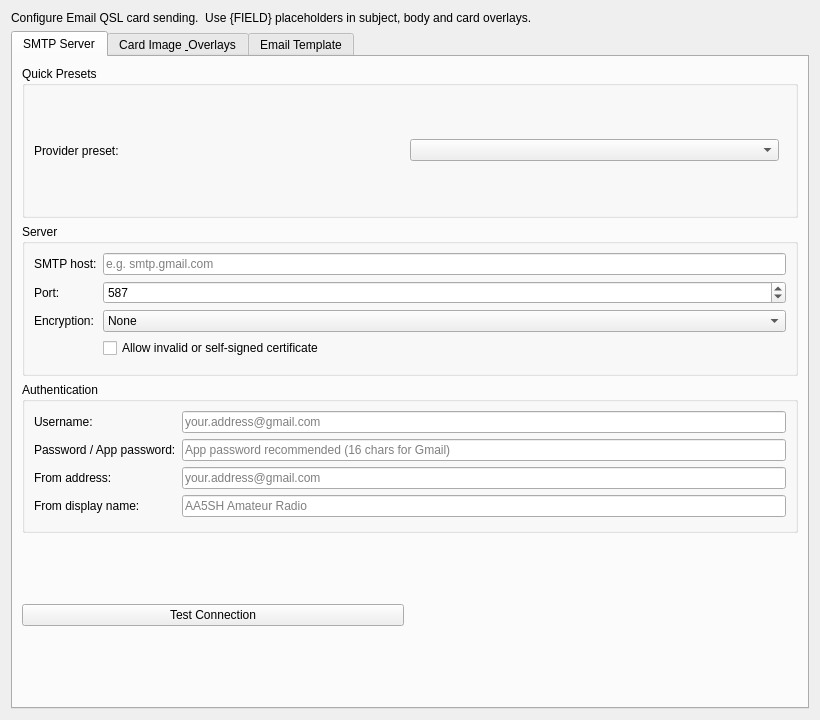
<?xml version="1.0" encoding="UTF-8"?>
<ui version="4.0">
 <class>EmailQSLSettingsWidget</class>
 <widget class="QWidget" name="EmailQSLSettingsWidget">
  <property name="geometry">
   <rect><x>0</x><y>0</y><width>820</width><height>720</height></rect>
  </property>
  <property name="windowTitle"><string>Email QSL Settings</string></property>
  <layout class="QVBoxLayout" name="mainLayout">

   <item>
    <widget class="QLabel" name="infoLabel">
     <property name="text">
      <string>Configure Email QSL card sending.  Use {FIELD} placeholders in subject, body and card overlays.</string>
     </property>
     <property name="wordWrap"><bool>true</bool></property>
    </widget>
   </item>

   <item>
    <widget class="QTabWidget" name="tabWidget">

     <!-- ================================================================ -->
     <!-- TAB 1 — SMTP Server                                              -->
     <!-- ================================================================ -->
     <widget class="QWidget" name="smtpTab">
      <attribute name="title"><string>SMTP Server</string></attribute>
      <layout class="QVBoxLayout" name="smtpTabLayout">

       <item>
        <widget class="QGroupBox" name="presetGroup">
         <property name="title"><string>Quick Presets</string></property>
         <layout class="QHBoxLayout">
          <item>
           <widget class="QLabel" name="presetLabel">
            <property name="text"><string>Provider preset:</string></property>
           </widget>
          </item>
          <item>
           <widget class="QComboBox" name="smtpPresetCombo">
            <property name="toolTip">
             <string>Select a preset to auto-fill host, port and encryption.

Gmail: enable 2-FA, then create an App Password at myaccount.google.com → Security → App Passwords. Use the 16-character app password (not your Google password).
Outlook / Hotmail / Microsoft 365: use your Microsoft account email and password. If MFA is enabled generate an App Password at account.microsoft.com → Security.
Yahoo Mail: go to Account Security and generate an App Password.
iCloud Mail: generate an App-Specific Password at appleid.apple.com → Sign-In and Security.</string>
            </property>
           </widget>
          </item>
          <item>
           <spacer>
            <property name="orientation"><enum>Qt::Horizontal</enum></property>
           </spacer>
          </item>
         </layout>
        </widget>
       </item>

       <item>
        <widget class="QGroupBox" name="serverGroup">
         <property name="title"><string>Server</string></property>
         <layout class="QFormLayout">
          <item row="0" column="0">
           <widget class="QLabel"><property name="text"><string>SMTP host:</string></property></widget>
          </item>
          <item row="0" column="1">
           <widget class="QLineEdit" name="smtpHostEdit">
            <property name="placeholderText"><string>e.g. smtp.gmail.com</string></property>
           </widget>
          </item>
          <item row="1" column="0">
           <widget class="QLabel"><property name="text"><string>Port:</string></property></widget>
          </item>
          <item row="1" column="1">
           <widget class="QSpinBox" name="smtpPortSpin">
            <property name="minimum"><number>1</number></property>
            <property name="maximum"><number>65535</number></property>
            <property name="value"><number>587</number></property>
           </widget>
          </item>
          <item row="2" column="0">
           <widget class="QLabel"><property name="text"><string>Encryption:</string></property></widget>
          </item>
          <item row="2" column="1">
           <widget class="QComboBox" name="encryptionCombo">
            <item><property name="text"><string>None</string></property></item>
            <item><property name="text"><string>SSL/TLS (implicit, port 465)</string></property></item>
            <item><property name="text"><string>STARTTLS (explicit, port 587)</string></property></item>
           </widget>
          </item>
          <item row="3" column="1">
           <widget class="QCheckBox" name="allowInvalidCertCheckBox">
            <property name="text"><string>Allow invalid or self-signed certificate</string></property>
            <property name="toolTip"><string>Only for a private mail server with a self-signed certificate. When enabled, QLog cannot detect an intercepted connection and your SMTP password could be exposed.</string></property>
           </widget>
          </item>
         </layout>
        </widget>
       </item>

       <item>
        <widget class="QGroupBox" name="authGroup">
         <property name="title"><string>Authentication</string></property>
         <layout class="QFormLayout">
          <item row="0" column="0">
           <widget class="QLabel"><property name="text"><string>Username:</string></property></widget>
          </item>
          <item row="0" column="1">
           <widget class="QLineEdit" name="smtpUsernameEdit">
            <property name="placeholderText"><string>your.address@gmail.com</string></property>
           </widget>
          </item>
          <item row="1" column="0">
           <widget class="QLabel"><property name="text"><string>Password / App password:</string></property></widget>
          </item>
          <item row="1" column="1">
           <widget class="QLineEdit" name="smtpPasswordEdit">
            <property name="echoMode"><enum>QLineEdit::Password</enum></property>
            <property name="placeholderText"><string>App password recommended (16 chars for Gmail)</string></property>
           </widget>
          </item>
          <item row="2" column="0">
           <widget class="QLabel"><property name="text"><string>From address:</string></property></widget>
          </item>
          <item row="2" column="1">
           <widget class="QLineEdit" name="fromAddressEdit">
            <property name="placeholderText"><string>your.address@gmail.com</string></property>
           </widget>
          </item>
          <item row="3" column="0">
           <widget class="QLabel"><property name="text"><string>From display name:</string></property></widget>
          </item>
          <item row="3" column="1">
           <widget class="QLineEdit" name="fromNameEdit">
            <property name="placeholderText"><string>AA5SH Amateur Radio</string></property>
           </widget>
          </item>
         </layout>
        </widget>
       </item>

       <item>
        <layout class="QHBoxLayout">
         <item>
          <widget class="QPushButton" name="testConnectionButton">
           <property name="text"><string>Test Connection</string></property>
          </widget>
         </item>
         <item>
          <widget class="QLabel" name="testResultLabel">
           <property name="text"><string/></property>
          </widget>
         </item>
         <item>
          <spacer><property name="orientation"><enum>Qt::Horizontal</enum></property></spacer>
         </item>
        </layout>
       </item>

       <item>
        <spacer><property name="orientation"><enum>Qt::Vertical</enum></property></spacer>
       </item>

      </layout>
     </widget>

     <!-- ================================================================ -->
     <!-- TAB 2 — Card Image & Overlays                                   -->
     <!-- ================================================================ -->
     <widget class="QWidget" name="cardTab">
      <attribute name="title"><string>Card Image &amp; Overlays</string></attribute>
      <layout class="QVBoxLayout" name="cardTabLayout">

       <!-- Image path row -->
       <item>
        <layout class="QHBoxLayout">
         <item>
          <widget class="QLabel"><property name="text"><string>Card image:</string></property></widget>
         </item>
         <item>
          <widget class="QLineEdit" name="cardImagePathEdit">
           <property name="placeholderText"><string>Path to base QSL card image (JPEG or PNG)</string></property>
          </widget>
         </item>
         <item>
          <widget class="QPushButton" name="browseCardImageButton">
           <property name="text"><string>Browse…</string></property>
          </widget>
         </item>
        </layout>
       </item>

       <!-- Interactive card editor (takes most of the vertical space) -->
       <item>
        <widget class="CardEditorWidget" name="cardEditorWidget">
         <property name="minimumSize">
          <size><width>300</width><height>220</height></size>
         </property>
         <property name="toolTip">
          <string>Click an overlay to select it. Drag to reposition it on the card.</string>
         </property>
        </widget>
       </item>

       <item>
        <widget class="QLabel" name="editorHintLabel">
         <property name="text">
          <string>Click to select · Drag to move · BOX: drag bottom-right handle to resize.</string>
         </property>
         <property name="styleSheet"><string>QLabel { color: #555; font-style: italic; }</string></property>
        </widget>
       </item>

       <!-- Overlay table -->
       <item>
        <widget class="QGroupBox" name="overlayGroup">
         <property name="title"><string>Overlays</string></property>
         <layout class="QVBoxLayout">
          <item>
           <widget class="QTableView" name="overlayTableView">
            <property name="maximumSize"><size><width>16777215</width><height>170</height></size></property>
            <property name="selectionMode"><enum>QAbstractItemView::SingleSelection</enum></property>
            <property name="selectionBehavior"><enum>QAbstractItemView::SelectRows</enum></property>
            <property name="editTriggers">
             <set>QAbstractItemView::DoubleClicked|QAbstractItemView::SelectedClicked|QAbstractItemView::EditKeyPressed</set>
            </property>
            <property name="alternatingRowColors"><bool>true</bool></property>
           </widget>
          </item>
          <item>
           <layout class="QHBoxLayout">
            <item>
             <widget class="QPushButton" name="addOverlayButton">
              <property name="text"><string>Add Text</string></property>
              <property name="toolTip"><string>Add a merge-field text overlay</string></property>
             </widget>
            </item>
            <item>
             <widget class="QPushButton" name="addBoxButton">
              <property name="text"><string>Add Box</string></property>
              <property name="toolTip"><string>Add a filled rounded rectangle (like the yellow boxes on traditional QSL cards)</string></property>
             </widget>
            </item>
            <item>
             <widget class="QPushButton" name="addLabelButton">
              <property name="text"><string>Add Static Text</string></property>
              <property name="toolTip"><string>Add a free-form text label (literal text, not a merge field)</string></property>
             </widget>
            </item>
            <item>
             <widget class="QPushButton" name="addDefaultFieldsButton">
              <property name="text"><string>Default QSL Fields</string></property>
              <property name="toolTip">
               <string>Insert a pre-built set of text overlays (callsign, date, time, band, mode, RST, name, grid) positioned across the lower area of the card.</string>
              </property>
             </widget>
            </item>
            <item>
             <widget class="QPushButton" name="removeOverlayButton">
              <property name="text"><string>Remove</string></property>
              <property name="enabled"><bool>false</bool></property>
             </widget>
            </item>
            <item>
             <spacer><property name="orientation"><enum>Qt::Horizontal</enum></property></spacer>
            </item>
            <item>
             <widget class="QPushButton" name="previewCardButton">
              <property name="text"><string>Full-Size Preview…</string></property>
             </widget>
            </item>
           </layout>
          </item>
          <item>
           <widget class="QLabel" name="overlayHintLabel">
            <property name="text">
             <string>TEXT: Field=merge key.  BOX: Field=optional caption, drag corner to resize.  LABEL: Field=literal text printed as-is.  Double-click Color/Fill to pick color.</string>
            </property>
            <property name="wordWrap"><bool>true</bool></property>
            <property name="styleSheet"><string>QLabel { color: #555; }</string></property>
           </widget>
          </item>
         </layout>
        </widget>
       </item>

      </layout>
     </widget>

     <!-- ================================================================ -->
     <!-- TAB 3 — Email Template                                          -->
     <!-- ================================================================ -->
     <widget class="QWidget" name="templateTab">
      <attribute name="title"><string>Email Template</string></attribute>
      <layout class="QVBoxLayout" name="templateTabLayout">

       <item>
        <widget class="QGroupBox" name="subjectGroup">
         <property name="title"><string>Subject Line</string></property>
         <layout class="QHBoxLayout">
          <item>
           <widget class="QLineEdit" name="subjectTemplateEdit">
            <property name="placeholderText"><string>QSL Card from {MY_CALLSIGN} for our QSO on {QSO_DATE}</string></property>
           </widget>
          </item>
          <item>
           <widget class="QComboBox" name="subjectFieldCombo">
            <property name="toolTip"><string>Choose a merge field to insert</string></property>
           </widget>
          </item>
          <item>
           <widget class="QPushButton" name="insertSubjectFieldButton">
            <property name="text"><string>Insert</string></property>
           </widget>
          </item>
         </layout>
        </widget>
       </item>

       <item>
        <widget class="QGroupBox" name="bodyGroup">
         <property name="title"><string>Email Body</string></property>
         <layout class="QVBoxLayout">
          <item>
           <layout class="QHBoxLayout">
            <item>
             <widget class="QLabel"><property name="text"><string>Insert field:</string></property></widget>
            </item>
            <item>
             <widget class="QComboBox" name="bodyFieldCombo">
              <property name="toolTip"><string>Choose a merge field to insert at the cursor</string></property>
             </widget>
            </item>
            <item>
             <widget class="QPushButton" name="insertBodyFieldButton">
              <property name="text"><string>Insert</string></property>
             </widget>
            </item>
            <item>
             <spacer><property name="orientation"><enum>Qt::Horizontal</enum></property></spacer>
            </item>
           </layout>
          </item>
          <item>
           <widget class="QPlainTextEdit" name="bodyTemplateEdit">
            <property name="minimumSize"><size><width>0</width><height>180</height></size></property>
            <property name="placeholderText"><string>Enter email body here.  Use {FIELD} placeholders.</string></property>
           </widget>
          </item>
         </layout>
        </widget>
       </item>

       <item>
        <widget class="QGroupBox" name="mergeRefGroup">
         <property name="title"><string>Available Merge Fields</string></property>
         <layout class="QVBoxLayout">
          <item>
           <widget class="QTableWidget" name="mergeFieldRefTable">
            <property name="maximumSize"><size><width>16777215</width><height>150</height></size></property>
            <property name="columnCount"><number>2</number></property>
            <property name="editTriggers"><set>QAbstractItemView::NoEditTriggers</set></property>
            <property name="selectionMode"><enum>QAbstractItemView::NoSelection</enum></property>
            <column><property name="text"><string>Placeholder</string></property></column>
            <column><property name="text"><string>Description</string></property></column>
           </widget>
          </item>
         </layout>
        </widget>
       </item>

      </layout>
     </widget>

    </widget><!-- tabWidget -->
   </item>

  </layout>
 </widget>
 <customwidgets>
  <customwidget>
   <class>CardEditorWidget</class>
   <extends>QWidget</extends>
   <header>ui/component/CardEditorWidget.h</header>
  </customwidget>
 </customwidgets>
 <resources/>
 <connections/>
</ui>
